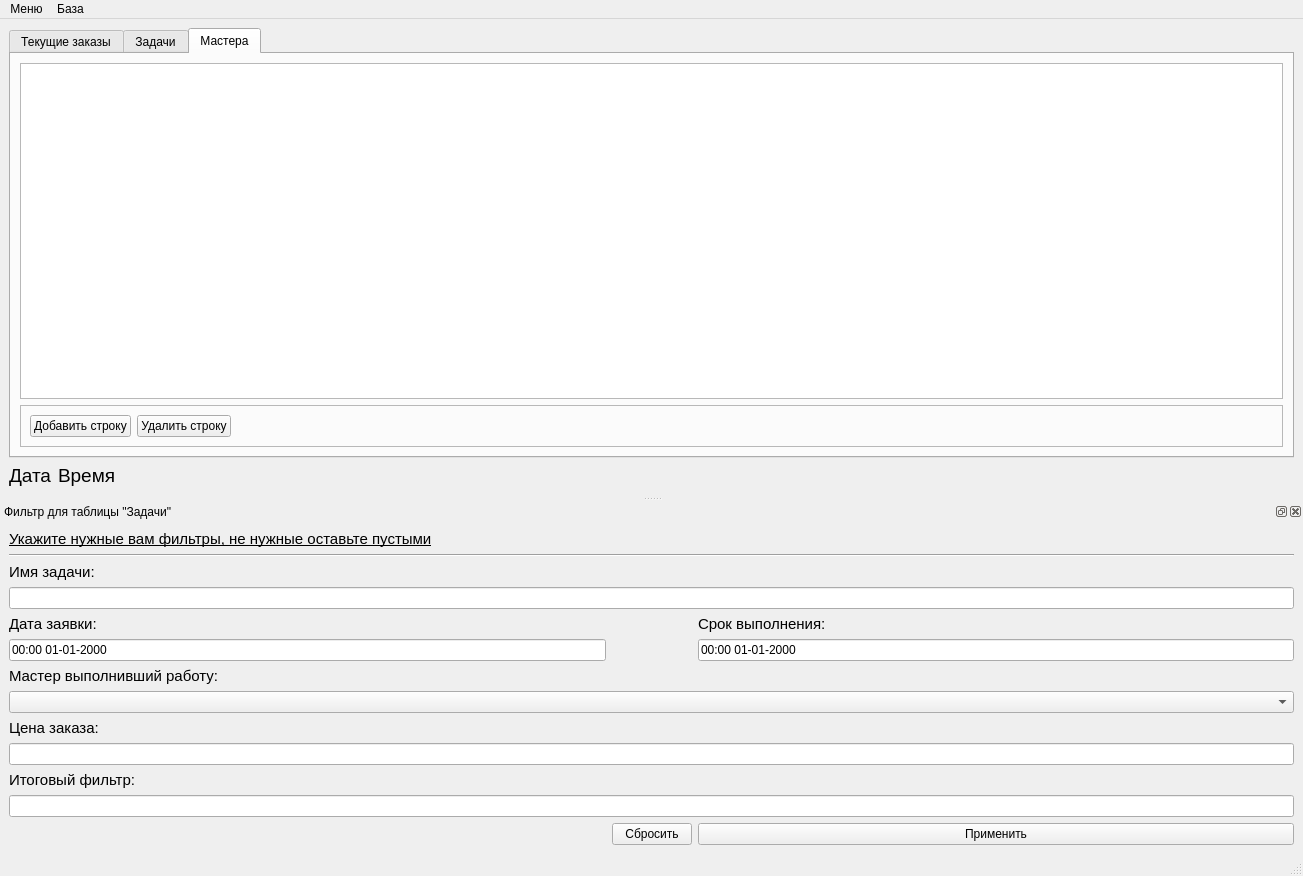
<?xml version="1.0" encoding="UTF-8"?>
<ui version="4.0">
 <class>MainWindow</class>
 <widget class="QMainWindow" name="MainWindow">
  <property name="geometry">
   <rect>
    <x>0</x>
    <y>0</y>
    <width>1303</width>
    <height>760</height>
   </rect>
  </property>
  <property name="windowTitle">
   <string>Учет Мастерской</string>
  </property>
  <widget class="QWidget" name="centralwidget">
   <layout class="QGridLayout" name="gridLayout_6">
    <item row="0" column="0" colspan="3">
     <widget class="QTabWidget" name="tabWidget">
      <property name="currentIndex">
       <number>2</number>
      </property>
      <widget class="QWidget" name="tab">
       <attribute name="title">
        <string>Текущие заказы</string>
       </attribute>
       <layout class="QGridLayout" name="gridLayout_3">
        <item row="0" column="0">
         <widget class="QTableView" name="tableView_3">
          <property name="sizePolicy">
           <sizepolicy hsizetype="Expanding" vsizetype="Expanding">
            <horstretch>0</horstretch>
            <verstretch>0</verstretch>
           </sizepolicy>
          </property>
         </widget>
        </item>
        <item row="0" column="1">
         <widget class="QFrame" name="frame_4">
          <property name="frameShape">
           <enum>QFrame::StyledPanel</enum>
          </property>
          <property name="frameShadow">
           <enum>QFrame::Raised</enum>
          </property>
          <layout class="QVBoxLayout" name="verticalLayout_4">
           <item>
            <widget class="QLabel" name="label_12">
             <property name="font">
              <font>
               <pointsize>11</pointsize>
              </font>
             </property>
             <property name="text">
              <string>Текущих заказов:</string>
             </property>
            </widget>
           </item>
           <item>
            <widget class="QLabel" name="label_10">
             <property name="sizePolicy">
              <sizepolicy hsizetype="Fixed" vsizetype="Preferred">
               <horstretch>0</horstretch>
               <verstretch>0</verstretch>
              </sizepolicy>
             </property>
             <property name="font">
              <font>
               <pointsize>22</pointsize>
               <bold>true</bold>
              </font>
             </property>
             <property name="text">
              <string>TextLabel</string>
             </property>
             <property name="alignment">
              <set>Qt::AlignCenter</set>
             </property>
            </widget>
           </item>
           <item>
            <widget class="QLabel" name="label_13">
             <property name="font">
              <font>
               <pointsize>11</pointsize>
              </font>
             </property>
             <property name="text">
              <string>Заказов к сегодня:</string>
             </property>
            </widget>
           </item>
           <item>
            <widget class="QLabel" name="label_14">
             <property name="font">
              <font>
               <pointsize>22</pointsize>
               <bold>true</bold>
              </font>
             </property>
             <property name="text">
              <string>TextLabel</string>
             </property>
            </widget>
           </item>
           <item>
            <spacer name="verticalSpacer">
             <property name="orientation">
              <enum>Qt::Vertical</enum>
             </property>
             <property name="sizeType">
              <enum>QSizePolicy::Expanding</enum>
             </property>
             <property name="sizeHint" stdset="0">
              <size>
               <width>20</width>
               <height>40</height>
              </size>
             </property>
            </spacer>
           </item>
          </layout>
         </widget>
        </item>
       </layout>
      </widget>
      <widget class="QWidget" name="tab_2">
       <attribute name="title">
        <string>Задачи</string>
       </attribute>
       <layout class="QGridLayout" name="gridLayout_4">
        <item row="0" column="4" rowspan="2">
         <widget class="QTabWidget" name="tabWidget_2">
          <property name="sizePolicy">
           <sizepolicy hsizetype="Fixed" vsizetype="Expanding">
            <horstretch>0</horstretch>
            <verstretch>0</verstretch>
           </sizepolicy>
          </property>
          <property name="currentIndex">
           <number>0</number>
          </property>
          <widget class="QWidget" name="tab_4">
           <attribute name="title">
            <string>Информация</string>
           </attribute>
           <layout class="QGridLayout" name="gridLayout_2">
            <item row="0" column="0">
             <widget class="QFrame" name="frame">
              <property name="sizePolicy">
               <sizepolicy hsizetype="MinimumExpanding" vsizetype="Preferred">
                <horstretch>0</horstretch>
                <verstretch>0</verstretch>
               </sizepolicy>
              </property>
              <property name="frameShape">
               <enum>QFrame::StyledPanel</enum>
              </property>
              <property name="frameShadow">
               <enum>QFrame::Raised</enum>
              </property>
              <layout class="QGridLayout" name="gridLayout">
               <item row="0" column="0">
                <widget class="QLabel" name="label_3">
                 <property name="font">
                  <font>
                   <pointsize>11</pointsize>
                  </font>
                 </property>
                 <property name="text">
                  <string>Имя задачи</string>
                 </property>
                </widget>
               </item>
               <item row="0" column="1" colspan="2">
                <widget class="QLineEdit" name="lineEdit"/>
               </item>
               <item row="1" column="0">
                <widget class="QLabel" name="label_4">
                 <property name="font">
                  <font>
                   <pointsize>11</pointsize>
                  </font>
                 </property>
                 <property name="text">
                  <string>Время заявки</string>
                 </property>
                </widget>
               </item>
               <item row="1" column="1">
                <widget class="QLineEdit" name="lineEdit_2"/>
               </item>
               <item row="1" column="2" rowspan="2">
                <widget class="QCheckBox" name="checkBox">
                 <property name="font">
                  <font>
                   <pointsize>10</pointsize>
                  </font>
                 </property>
                 <property name="layoutDirection">
                  <enum>Qt::LeftToRight</enum>
                 </property>
                 <property name="text">
                  <string>Работа выполнена</string>
                 </property>
                </widget>
               </item>
               <item row="2" column="0">
                <widget class="QLabel" name="label_5">
                 <property name="font">
                  <font>
                   <pointsize>11</pointsize>
                  </font>
                 </property>
                 <property name="text">
                  <string>Срок сдачи</string>
                 </property>
                </widget>
               </item>
               <item row="2" column="1">
                <widget class="QLineEdit" name="lineEdit_3"/>
               </item>
               <item row="3" column="0">
                <widget class="QLabel" name="label_7">
                 <property name="font">
                  <font>
                   <pointsize>11</pointsize>
                  </font>
                 </property>
                 <property name="text">
                  <string>Описание работы</string>
                 </property>
                 <property name="wordWrap">
                  <bool>true</bool>
                 </property>
                </widget>
               </item>
               <item row="3" column="1" colspan="2">
                <widget class="QPlainTextEdit" name="plainTextEdit_2"/>
               </item>
               <item row="4" column="0">
                <widget class="QLabel" name="label_8">
                 <property name="font">
                  <font>
                   <pointsize>11</pointsize>
                  </font>
                 </property>
                 <property name="text">
                  <string>Контакты заказчика</string>
                 </property>
                 <property name="wordWrap">
                  <bool>true</bool>
                 </property>
                </widget>
               </item>
               <item row="4" column="1" colspan="2">
                <widget class="QPlainTextEdit" name="plainTextEdit"/>
               </item>
               <item row="5" column="0">
                <widget class="QLabel" name="label_9">
                 <property name="font">
                  <font>
                   <pointsize>11</pointsize>
                  </font>
                 </property>
                 <property name="text">
                  <string>Мастер выполняющий работу</string>
                 </property>
                 <property name="wordWrap">
                  <bool>true</bool>
                 </property>
                </widget>
               </item>
               <item row="5" column="1" colspan="2">
                <widget class="QComboBox" name="comboBox"/>
               </item>
               <item row="6" column="0">
                <widget class="QLabel" name="label_6">
                 <property name="font">
                  <font>
                   <pointsize>11</pointsize>
                  </font>
                 </property>
                 <property name="text">
                  <string>Цена работы</string>
                 </property>
                </widget>
               </item>
               <item row="6" column="1">
                <widget class="QLineEdit" name="lineEdit_4">
                 <property name="text">
                  <string/>
                 </property>
                </widget>
               </item>
              </layout>
             </widget>
            </item>
            <item row="1" column="0">
             <widget class="QPushButton" name="pushButton_7">
              <property name="text">
               <string>Проверить и внести изменения</string>
              </property>
             </widget>
            </item>
           </layout>
          </widget>
          <widget class="QWidget" name="tab_5">
           <attribute name="title">
            <string>Изображение</string>
           </attribute>
           <widget class="QFrame" name="frame_2">
            <property name="geometry">
             <rect>
              <x>9</x>
              <y>9</y>
              <width>471</width>
              <height>571</height>
             </rect>
            </property>
            <property name="frameShape">
             <enum>QFrame::StyledPanel</enum>
            </property>
            <property name="frameShadow">
             <enum>QFrame::Raised</enum>
            </property>
            <layout class="QVBoxLayout" name="verticalLayout">
             <item>
              <widget class="QLabel" name="label_11">
               <property name="sizePolicy">
                <sizepolicy hsizetype="Expanding" vsizetype="Expanding">
                 <horstretch>0</horstretch>
                 <verstretch>0</verstretch>
                </sizepolicy>
               </property>
               <property name="font">
                <font>
                 <pointsize>18</pointsize>
                 <bold>true</bold>
                </font>
               </property>
               <property name="text">
                <string>Нет изображения</string>
               </property>
               <property name="alignment">
                <set>Qt::AlignCenter</set>
               </property>
              </widget>
             </item>
             <item>
              <widget class="QPushButton" name="pushButton_4">
               <property name="text">
                <string>Выбрать изображение</string>
               </property>
              </widget>
             </item>
             <item>
              <widget class="QPushButton" name="pushButton_5">
               <property name="text">
                <string>Удалить изображение</string>
               </property>
              </widget>
             </item>
            </layout>
           </widget>
          </widget>
         </widget>
        </item>
        <item row="1" column="0">
         <widget class="QPushButton" name="pushButton">
          <property name="text">
           <string>Создать запись</string>
          </property>
         </widget>
        </item>
        <item row="1" column="2">
         <spacer name="horizontalSpacer_3">
          <property name="orientation">
           <enum>Qt::Horizontal</enum>
          </property>
          <property name="sizeHint" stdset="0">
           <size>
            <width>40</width>
            <height>20</height>
           </size>
          </property>
         </spacer>
        </item>
        <item row="0" column="0" colspan="4">
         <widget class="QTableView" name="tableView">
          <property name="sizePolicy">
           <sizepolicy hsizetype="Expanding" vsizetype="Preferred">
            <horstretch>0</horstretch>
            <verstretch>0</verstretch>
           </sizepolicy>
          </property>
         </widget>
        </item>
        <item row="1" column="1">
         <widget class="QPushButton" name="pushButton_3">
          <property name="text">
           <string>Удалить запись</string>
          </property>
         </widget>
        </item>
       </layout>
      </widget>
      <widget class="QWidget" name="tab_3">
       <attribute name="title">
        <string>Мастера</string>
       </attribute>
       <layout class="QVBoxLayout" name="verticalLayout_3">
        <item>
         <widget class="QTableView" name="tableView_2">
          <attribute name="verticalHeaderVisible">
           <bool>false</bool>
          </attribute>
         </widget>
        </item>
        <item>
         <widget class="QFrame" name="frame_3">
          <property name="sizePolicy">
           <sizepolicy hsizetype="Expanding" vsizetype="Preferred">
            <horstretch>0</horstretch>
            <verstretch>0</verstretch>
           </sizepolicy>
          </property>
          <property name="frameShape">
           <enum>QFrame::StyledPanel</enum>
          </property>
          <property name="frameShadow">
           <enum>QFrame::Raised</enum>
          </property>
          <layout class="QHBoxLayout" name="horizontalLayout">
           <item>
            <widget class="QPushButton" name="pushButton_6">
             <property name="text">
              <string>Добавить строку</string>
             </property>
            </widget>
           </item>
           <item>
            <widget class="QPushButton" name="pushButton_2">
             <property name="text">
              <string>Удалить строку</string>
             </property>
            </widget>
           </item>
           <item>
            <spacer name="horizontalSpacer_2">
             <property name="orientation">
              <enum>Qt::Horizontal</enum>
             </property>
             <property name="sizeHint" stdset="0">
              <size>
               <width>40</width>
               <height>20</height>
              </size>
             </property>
            </spacer>
           </item>
          </layout>
         </widget>
        </item>
       </layout>
      </widget>
     </widget>
    </item>
    <item row="1" column="0">
     <widget class="QLabel" name="label">
      <property name="font">
       <font>
        <pointsize>14</pointsize>
       </font>
      </property>
      <property name="text">
       <string>Дата</string>
      </property>
     </widget>
    </item>
    <item row="1" column="1">
     <widget class="QLabel" name="label_2">
      <property name="font">
       <font>
        <pointsize>14</pointsize>
       </font>
      </property>
      <property name="text">
       <string>Время</string>
      </property>
     </widget>
    </item>
    <item row="1" column="2">
     <spacer name="horizontalSpacer">
      <property name="orientation">
       <enum>Qt::Horizontal</enum>
      </property>
      <property name="sizeHint" stdset="0">
       <size>
        <width>40</width>
        <height>20</height>
       </size>
      </property>
     </spacer>
    </item>
   </layout>
  </widget>
  <widget class="QMenuBar" name="menubar">
   <property name="geometry">
    <rect>
     <x>0</x>
     <y>0</y>
     <width>1303</width>
     <height>21</height>
    </rect>
   </property>
   <widget class="QMenu" name="menu">
    <property name="title">
     <string>Меню</string>
    </property>
    <addaction name="action_3"/>
   </widget>
   <widget class="QMenu" name="menu_2">
    <property name="title">
     <string>База</string>
    </property>
    <addaction name="action"/>
    <addaction name="action_2"/>
    <addaction name="action_4"/>
   </widget>
   <addaction name="menu"/>
   <addaction name="menu_2"/>
  </widget>
  <widget class="QStatusBar" name="statusbar"/>
  <widget class="QDockWidget" name="dockWidget">
   <property name="floating">
    <bool>true</bool>
   </property>
   <property name="windowTitle">
    <string>Фильтр для таблицы &quot;Задачи&quot;</string>
   </property>
   <attribute name="dockWidgetArea">
    <number>8</number>
   </attribute>
   <widget class="QWidget" name="dockWidgetContents">
    <layout class="QGridLayout" name="gridLayout_5">
     <item row="0" column="0" colspan="3">
      <widget class="QLabel" name="label_21">
       <property name="font">
        <font>
         <pointsize>11</pointsize>
         <bold>false</bold>
         <underline>true</underline>
        </font>
       </property>
       <property name="text">
        <string>Укажите нужные вам фильтры, не нужные оставьте пустыми</string>
       </property>
       <property name="margin">
        <number>0</number>
       </property>
      </widget>
     </item>
     <item row="11" column="0">
      <widget class="QLabel" name="label_16">
       <property name="font">
        <font>
         <pointsize>11</pointsize>
        </font>
       </property>
       <property name="text">
        <string>Итоговый фильтр:</string>
       </property>
      </widget>
     </item>
     <item row="13" column="2">
      <widget class="QPushButton" name="pushButton_9">
       <property name="text">
        <string>Применить</string>
       </property>
      </widget>
     </item>
     <item row="1" column="0" colspan="3">
      <widget class="Line" name="line">
       <property name="orientation">
        <enum>Qt::Horizontal</enum>
       </property>
      </widget>
     </item>
     <item row="2" column="0">
      <widget class="QLabel" name="label_20">
       <property name="sizePolicy">
        <sizepolicy hsizetype="Preferred" vsizetype="Minimum">
         <horstretch>0</horstretch>
         <verstretch>0</verstretch>
        </sizepolicy>
       </property>
       <property name="font">
        <font>
         <pointsize>11</pointsize>
        </font>
       </property>
       <property name="text">
        <string>Имя задачи:</string>
       </property>
      </widget>
     </item>
     <item row="9" column="0">
      <widget class="QLabel" name="label_18">
       <property name="font">
        <font>
         <pointsize>11</pointsize>
        </font>
       </property>
       <property name="text">
        <string>Цена заказа:</string>
       </property>
      </widget>
     </item>
     <item row="5" column="2">
      <widget class="QLineEdit" name="lineEdit_9">
       <property name="text">
        <string>00:00 01-01-2000</string>
       </property>
      </widget>
     </item>
     <item row="3" column="0" colspan="3">
      <widget class="QLineEdit" name="lineEdit_5"/>
     </item>
     <item row="12" column="0" colspan="3">
      <widget class="QLineEdit" name="lineEdit_7">
       <property name="readOnly">
        <bool>true</bool>
       </property>
      </widget>
     </item>
     <item row="13" column="1">
      <widget class="QPushButton" name="pushButton_8">
       <property name="text">
        <string>Сбросить</string>
       </property>
      </widget>
     </item>
     <item row="4" column="0">
      <widget class="QLabel" name="label_17">
       <property name="sizePolicy">
        <sizepolicy hsizetype="Maximum" vsizetype="Preferred">
         <horstretch>0</horstretch>
         <verstretch>0</verstretch>
        </sizepolicy>
       </property>
       <property name="font">
        <font>
         <pointsize>11</pointsize>
        </font>
       </property>
       <property name="text">
        <string>Дата заявки:</string>
       </property>
      </widget>
     </item>
     <item row="5" column="0">
      <widget class="QLineEdit" name="lineEdit_6">
       <property name="text">
        <string>00:00 01-01-2000</string>
       </property>
      </widget>
     </item>
     <item row="7" column="0" colspan="3">
      <widget class="QLabel" name="label_15">
       <property name="font">
        <font>
         <pointsize>11</pointsize>
        </font>
       </property>
       <property name="text">
        <string>Мастер выполнивший работу:</string>
       </property>
      </widget>
     </item>
     <item row="14" column="1">
      <spacer name="verticalSpacer_2">
       <property name="orientation">
        <enum>Qt::Vertical</enum>
       </property>
       <property name="sizeHint" stdset="0">
        <size>
         <width>20</width>
         <height>40</height>
        </size>
       </property>
      </spacer>
     </item>
     <item row="4" column="2">
      <widget class="QLabel" name="label_19">
       <property name="font">
        <font>
         <pointsize>11</pointsize>
        </font>
       </property>
       <property name="text">
        <string>Срок выполнения:</string>
       </property>
      </widget>
     </item>
     <item row="8" column="0" colspan="3">
      <widget class="QComboBox" name="comboBox_3"/>
     </item>
     <item row="10" column="0" colspan="3">
      <widget class="QLineEdit" name="lineEdit_8"/>
     </item>
    </layout>
   </widget>
  </widget>
  <action name="action">
   <property name="text">
    <string>Перезагрузить базу</string>
   </property>
  </action>
  <action name="action_2">
   <property name="text">
    <string>Загрузить запись</string>
   </property>
  </action>
  <action name="action_3">
   <property name="text">
    <string>Выбрать путь до базы</string>
   </property>
  </action>
  <action name="action_4">
   <property name="text">
    <string>Задать фильтр</string>
   </property>
  </action>
 </widget>
 <resources/>
 <connections/>
</ui>
